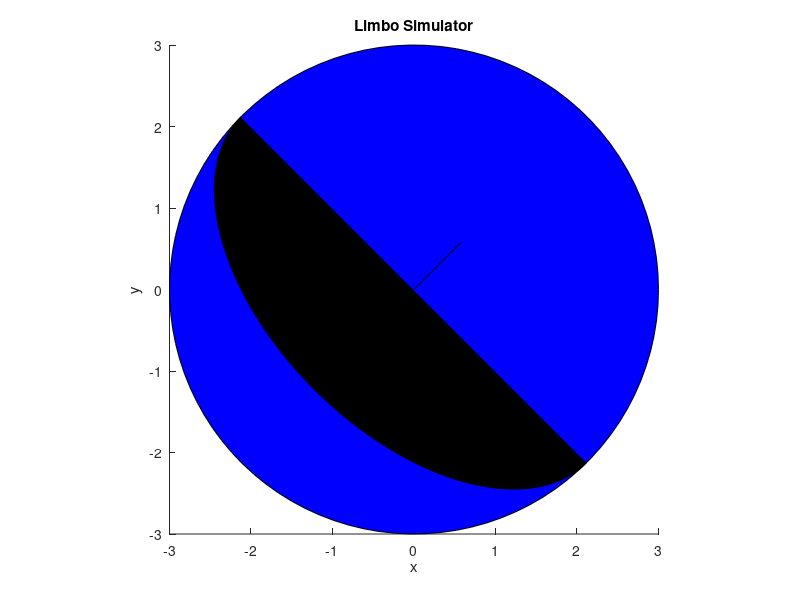

Here is the MATLAB script that generated this plot:
clc
clear
close all

figure
hold on 
axis square
xlabel('x')
ylabel('y')
zlabel('z')
title('Limbo Simulator')

%reference plane
radius = 3;
theta = linspace(0, 2*pi);
x = radius*cos(theta);
y = radius*sin(theta);
z = 0*theta;
points = [x; y; z];
normal_original = [0; 0; 1];
normal_original = normal_original / norm(normal_original); %unit vector

patch(points(1,:), points(2,:), points(3,:),'b')
plot3([0, normal_original(1)], [0, normal_original(2)], [0, normal_original(3)], 'b')

%plane to rotate to
%plane orthogonal to normal_new: normal_new(1)*x + normal_new(2)*y + normal_new(3)*z = 0
normal_new = [1; 1; 1]; %desired plane rotation
normal_new = normal_new / norm(normal_new); %unit vector
% theta is the angle between normals
c = dot(normal_original, normal_new) / ( norm(normal_original) * norm(normal_new) ); %cos(theta)
s = sqrt(1 - c * c); %sin(theta)
u = cross(normal_original, normal_new) / ( norm(normal_original) * norm(normal_new) ); %rotation axis
u = u / norm(u); %unit vector
C = 1-c;
R = [u(1)^2*C+c, u(1)*u(2)*C-u(3)*s, u(1)*u(3)*C+u(2)*s
    u(2)*u(1)*C+u(3)*s, u(2)^2*C+c, u(2)*u(3)*C-u(1)*s
    u(3)*u(1)*C-u(2)*s, u(3)*u(2)*C+u(1)*s, u(3)^2*C+c];
new_points = R*points;

patch(new_points(1, :), new_points(2, :), new_points(3, :), 'k')
plot3([0, normal_new(1)], [0, normal_new(2)], [0, normal_new(3)], 'k')